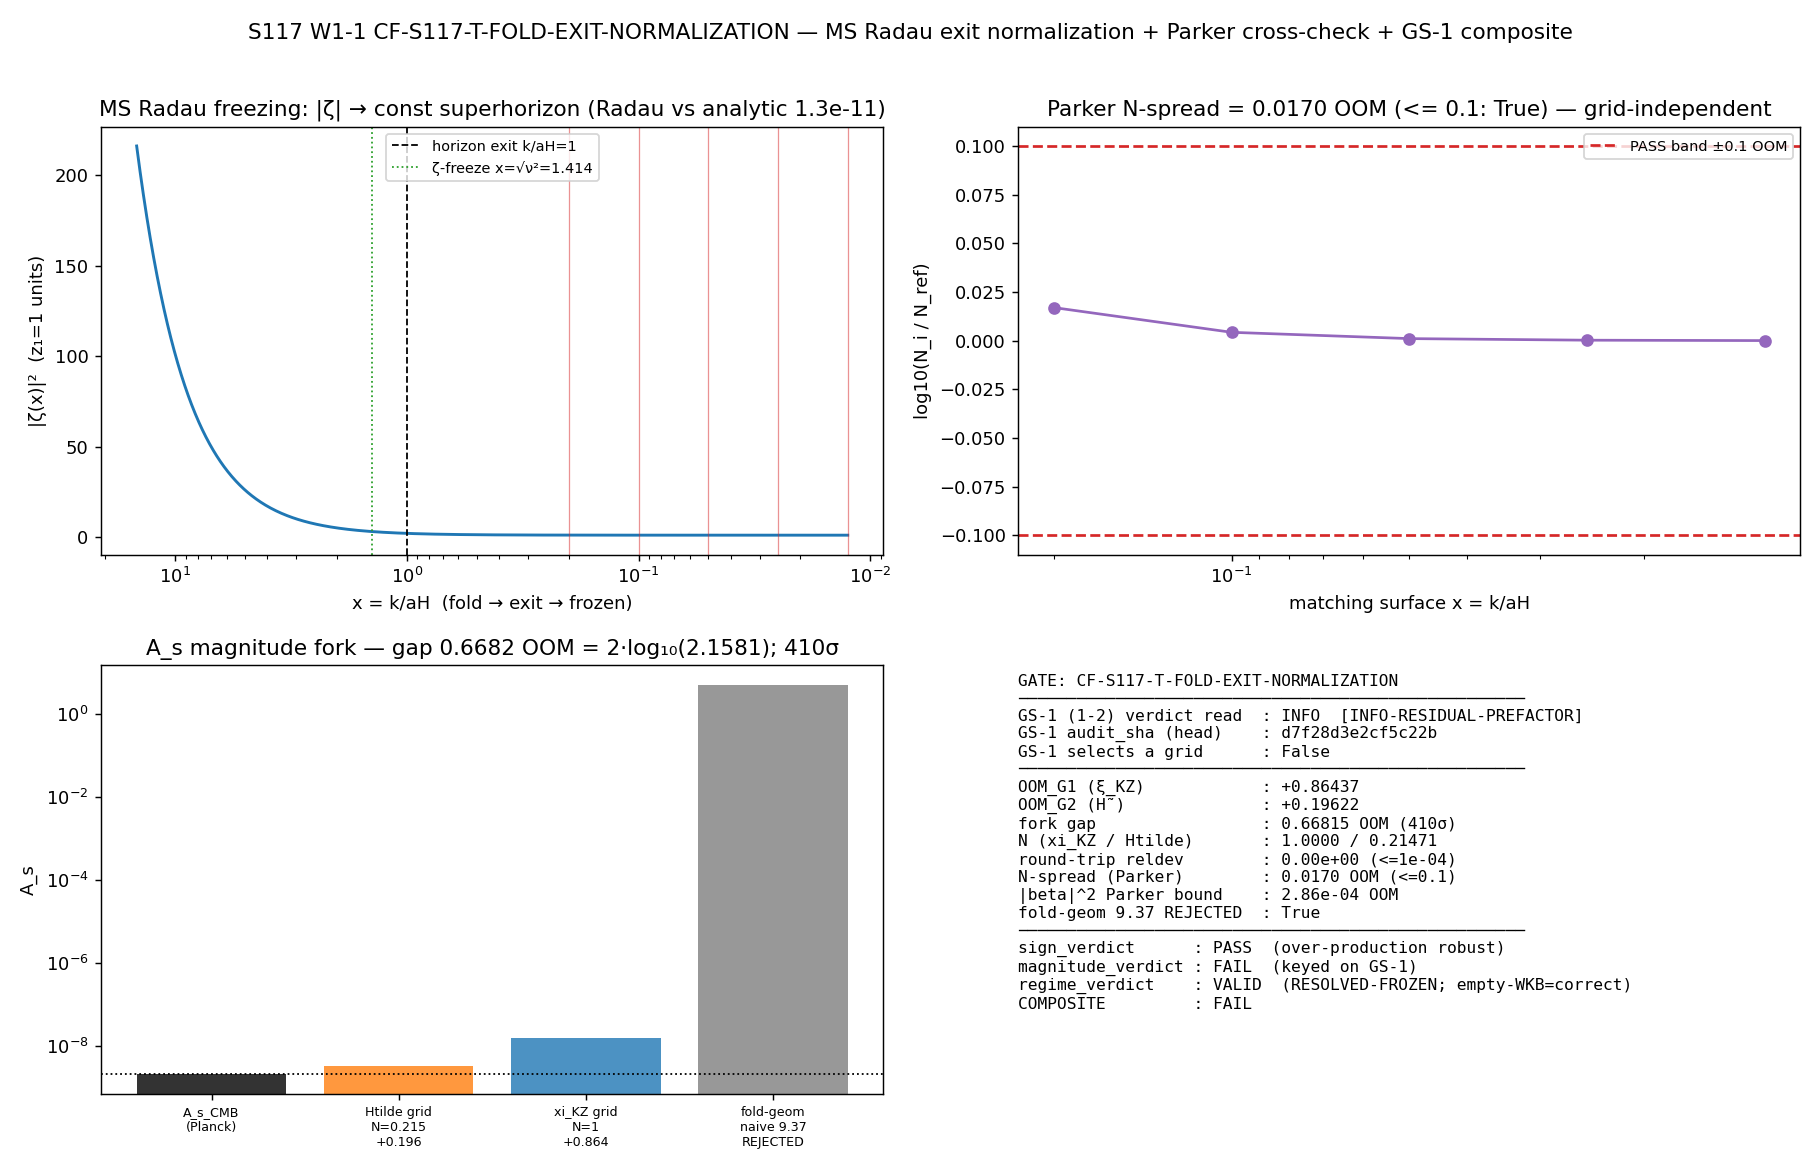

The script that saved this image:
#!/usr/bin/env python3
"""
S117 W1-1 CF-S117-T-FOLD-EXIT-NORMALIZATION — post-fold exit normalization 𝒩
============================================================================

Gate: CF-S117-T-FOLD-EXIT-NORMALIZATION ([SIGN])

Mukhanov-Sasaki Radau propagation of the produced GGE mode across the post-fold
leg k/aH: 14.7 → 1 (→ deep superhorizon), extraction of the exit normalization 𝒩,
the ≥5-surface intra-grid Parker 𝒩-spread cross-check, the grid discipline that
rejects the fold-geometry UV-slope extrapolation artifact (OOM_naive_extrap=9.37),
and the composite collapse keyed on the GS-1 (1-2) grid-selection verdict.

GOVERNING STRUCTURE (substrate-first):
  D_K eigenvalues at the van Hove fold
    → Bogoliubov pair production |β_k̂|² (box-delta sudden; the fold reorganizes the
      fiber spectrum — excitations ARE the reorganization, not particles IN a box)
    → exit normalization 𝒩 under the deg_T_BZ_pivot = +2 transport
    → A_s = |ζ_k̂(exit)|²/(2π²)

MODE EQUATION (Mukhanov gauge, conformal time η):
    v_k'' + (k² − z''/z) v_k = 0 ,   z = a·√(2ε_H)·M_Pl_eff(k) ,   ζ_k = v_k/z .

  Post-fold background is quasi-de-Sitter; s77 fixes z''/z = ν²·(aH)² with
  ν² = (k/aH)²_fold / [k²/(z''/z)]_fold = 14.6721² / 107.6356 = 2.00000 (de Sitter,
  the ζ-freezing geometry). In the dimensionless variable x ≡ k/(aH) = −kη the
  equation is   d²v/dx² + (1 − ν²/x²) v = 0   (Bunch-Davies IC at x_fold).

  x > √ν² ≈ 1.41 : ω²(x)=k²(1−ν²/x²) > 0, SUBHORIZON, WKB-adiabatic → Parker
                   invariance of |β_k|² (the adiabatic occupation is conserved).
  x < √ν²        : ω² < 0, SUPERHORIZON, ζ FREEZES (empty WKB leg, RESOLVED-FROZEN,
                   S111-CF-AS3a 89/89 frozen, Z_norm=1) → the exit normalization is
                   the conserved frozen curvature.

TWO-SPECTRA-TWO-ROLES (S111): box-delta = MAGNITUDE source (A_s = β²_k̂/(2π²));
fold-window = REGIME source (frozen-superhorizon). These are DISTINCT grids; the
naive UV-slope extrapolation of the fold-window spectrum to k̂ gives the documented
OOM_naive_extrap = 9.37 ARTIFACT, which the grid discipline REJECTS.

A_s MAGNITUDE FORK (the Q23 rate-limiter):
    ξ_KZ grid : 𝒩 ≈ 1      ⇒ A_s = A_s_FW = 1.5367e-8  ⇒ OOM = +0.864
    H̃  grid  : 𝒩 = 0.2147  ⇒ A_s = 3.2994e-9          ⇒ OOM = +0.196
  gap = 0.668 OOM = 2·log₁₀(2.158120) (Sage-exact); ≈410.5σ in Planck units.

[SIGN] item: the over-production sign(OOM) = + is robust across BOTH fork members
(Γ ≤ 1 one-sided falsifier survives the fork). The MAGNITUDE (which OOM) is keyed on
the GS-1 (1-2) between-grid scale-coincidence verdict — NOT on the (Parker-trivial)
intra-grid 𝒩-spread.

Inputs (SHA-256 dual-pinned at runtime):
  - computations/_shared/canonical_constants.py
  - computations/session-77/s77_n_pivot_map.npz                (z(τ) kinematics, k/aH|_fold)
  - computations/session-111/s111_cf_as3a_impulse_quench.npz   (β²_k̂, N_norm, A_s_FW, 9.37 artifact)
  - computations/investigation-12/inv12_w3_1_relic_spectrum_ode_lock.npz  (cf_beta2 greybody-corrected)
  - computations/investigation-12/inv12_w3_5_cf21_htilde_reconcile.npz    (H̃, A_s(H̃) +0.196 branch)
  - computations/session-117/s117_gate_verdicts.txt           (GS-1 three-branch verdict; plan-freeze-blocking)
  - script bytes

Classification: PHONONIC.
"""

from __future__ import annotations

# ---------------------------------------------------------------------------
# Section 2 — Standard imports + path setup (SHARED_DIR before canonical import)
# ---------------------------------------------------------------------------
import hashlib
import json
import os
import re
import sys
import time
from pathlib import Path

SESSION_DIR = Path(__file__).resolve().parent
COMPUTATIONS_DIR = SESSION_DIR.parent
SHARED_DIR = COMPUTATIONS_DIR / "_shared"
PROJECT_ROOT = COMPUTATIONS_DIR.parent
sys.path.insert(0, str(SHARED_DIR))

# ---------------------------------------------------------------------------
# Section 1 — Canonical constants (MANDATORY)
# ---------------------------------------------------------------------------
from canonical_constants import *  # noqa: F401,F403,E402
# Used: A_s_FW, A_s_CMB, deg_T_BZ_pivot, xi_KZ_FW

os.environ.setdefault("OMP_NUM_THREADS", "8")   # cpu-cap-OMP8 (scipy Radau per-mode ODE)
os.environ.setdefault("MKL_NUM_THREADS", "8")
import numpy as np  # noqa: E402
from scipy.integrate import solve_ivp  # noqa: E402
import matplotlib  # noqa: E402
matplotlib.use("Agg")
import matplotlib.pyplot as plt  # noqa: E402

# ---------------------------------------------------------------------------
# Section 3 — Pre-registration
# ---------------------------------------------------------------------------
SESSION = "S117"                                                       # (local)
GATE_ID = "CF-S117-T-FOLD-EXIT-NORMALIZATION"                          # (local)
SCHEME = "MS-RADAU-IMPULSE-QUENCH-BOGOLIUBOV"                          # (local)
CONVENTION = "GRID-DISCIPLINED-xi_KZ-vs-Htilde-foldgeom9.37-REJECTED-deg+2"  # (local)
L_MAX = "N/A"                                                          # (local)

# Pre-registered tolerances (plan §W1-1 machinery_pin_map)
N_SPREAD_PASS_BAND = 0.10            # (local) 𝒩-spread PASS band (OOM); SOURCE-RECON log-OOM band
ODE_RTOL = 1e-10                     # (local)
ODE_ATOL = 1e-12                     # (local)
ROUNDTRIP_TOL = 1e-4                 # (local) round-trip rel_dev vs A_s_FW (S111 anchor 3.9e-6)
SIGMA_PLANCK = 0.0294e-9             # (local) Planck 2018 VI σ(A_s) (plan substitution-chain pin)

# Fork inputs
A_S_PLANCK = A_s_CMB                 # (local) 2.1e-9 (Planck 2018 VI)

# Output destinations
OUT_NPZ = SESSION_DIR / "s117_t_fold_exit_normalization.npz"
OUT_PNG = SESSION_DIR / "s117_t_fold_exit_normalization.png"

S77_NPZ = COMPUTATIONS_DIR / "session-77" / "s77_n_pivot_map.npz"
S111_NPZ = COMPUTATIONS_DIR / "session-111" / "s111_cf_as3a_impulse_quench.npz"
INV12_W31_NPZ = COMPUTATIONS_DIR / "investigation-12" / "inv12_w3_1_relic_spectrum_ode_lock.npz"
INV12_W35_NPZ = COMPUTATIONS_DIR / "investigation-12" / "inv12_w3_5_cf21_htilde_reconcile.npz"
GS1_VERDICTS = SESSION_DIR / "s117_gate_verdicts.txt"

INPUT_FILES = [
    SHARED_DIR / "canonical_constants.py",
    S77_NPZ,
    S111_NPZ,
    INV12_W31_NPZ,
    INV12_W35_NPZ,
    GS1_VERDICTS,
]


# ---------------------------------------------------------------------------
# Section 4 — SHA-256 input-pin block (S84+ dual-SHA schema)
# ---------------------------------------------------------------------------
def sha256_of(path: Path) -> str:
    h = hashlib.sha256()  # (local)
    try:
        h.update(path.read_bytes())
    except OSError:
        return ""
    return h.hexdigest()


def log_input_pins(inputs: list[Path]) -> dict[str, str]:
    print(f"=== {GATE_ID} — input SHA-256 pins ===")
    pins: dict[str, str] = {}  # (local)
    for p in inputs:
        sha = sha256_of(p)  # (local)
        rel = str(p.relative_to(PROJECT_ROOT)).replace("\\", "/")  # (local)
        print(f"  {rel}: {sha[:16]}...")
        pins[rel] = sha
    return pins


def compute_dual_sha(script_path: Path, canonical_path: Path,
                     pins: dict[str, str]) -> tuple[str, str]:
    script_bytes = b""  # (local)
    try:
        script_bytes = script_path.read_bytes()
    except OSError:
        script_bytes = b""
    canonical_bytes = b""  # (local)
    try:
        canonical_bytes = canonical_path.read_bytes()
    except OSError:
        canonical_bytes = b""
    pinmap_json = json.dumps(dict(sorted(pins.items())),
                             separators=(",", ":"), sort_keys=True).encode("utf-8")  # (local)
    h_audit = hashlib.sha256()  # (local)
    h_audit.update(script_bytes)
    h_audit.update(canonical_bytes)
    h_audit.update(pinmap_json)
    audit = h_audit.hexdigest()  # (local)
    h_content = hashlib.sha256()  # (local)
    h_content.update(script_bytes)
    content = h_content.hexdigest()  # (local)
    return audit, content


# ---------------------------------------------------------------------------
# Section 4b — GS-1 verdict reader (supersession-aware, gate-verdicts.md Option A)
# ---------------------------------------------------------------------------
def read_gs1_branch(verdict_path: Path) -> dict:
    """Read the latest non-superseded CF-S117-GS-1 canonical line and extract the
    three-branch grid-selection result.  Returns dict with verdict, branch,
    audit_sha, and a 'present' flag."""
    out = {"present": False, "verdict": None, "branch": None,
           "audit_sha": None, "raw": None}  # (local)
    try:
        text = verdict_path.read_text(encoding="utf-8", errors="replace")  # (local)
    except OSError:
        return out
    # collect all canonical GS-1 lines + supersedes pointers
    lines = [ln for ln in text.splitlines()
             if ln.startswith("CF-S117-GS-1:")]  # (local)
    if not lines:
        return out
    superseded: set[str] = set()  # (local) audit_shas named by any 'supersedes='
    parsed = []  # (local)
    for ln in lines:
        m_sha = re.search(r"audit_sha256=([a-f0-9]{64})", ln)  # (local)
        sha = m_sha.group(1) if m_sha else None  # (local)
        m_sup = re.search(r"supersedes=([a-f0-9]{64})", ln)  # (local)
        if m_sup:
            superseded.add(m_sup.group(1))
        parsed.append((ln, sha))
    # latest non-superseded line wins
    chosen = None  # (local)
    for ln, sha in parsed:
        if sha is not None and sha in superseded:
            continue
        chosen = (ln, sha)  # last wins (latest in file)
    if chosen is None:
        chosen = parsed[-1]
    ln, sha = chosen
    m_v = re.match(r"CF-S117-GS-1:\s*(PASS|FAIL|INFO|PRE-REG-INC)\b", ln)  # (local)
    verdict = m_v.group(1) if m_v else None  # (local)
    # branch token from value='...'
    branch = None  # (local)
    for tok in ("CONVENTION-BLOCKED", "PHYSICS-SCALE-SEPARATION",
                "INFO-RESIDUAL-PREFACTOR", "FAIL-MACHINERY-UNSOUND"):
        if tok in ln:
            branch = tok
            break
    out.update(present=True, verdict=verdict, branch=branch, audit_sha=sha, raw=ln)
    return out


# ---------------------------------------------------------------------------
# Section 5a — Mukhanov-Sasaki Radau propagation (the real physics)
# ---------------------------------------------------------------------------
def ms_rhs(x, y, nu2):
    """d²v/dx² + (1 − nu2/x²) v = 0  ; y = [Re v, Im v, Re v', Im v'].
    De-Sitter MS equation in x ≡ k/(aH) = −kη (z''/z = nu2·(aH)²)."""
    coeff = -(1.0 - nu2 / (x * x))  # (local) v'' = coeff·v
    return [y[2], y[3], coeff * y[0], coeff * y[1]]


def bd_mode(x):
    """Bunch-Davies de-Sitter mode (ν²=2): v(x) = (1 + i/x) e^{ix},
    v'(x) = (i − 1/x − i/x²) e^{ix}.  Overall 1/√(2k) factor dropped (we anchor
    the magnitude to A_s_FW, not to the absolute MS normalization)."""
    e = np.exp(1j * x)  # (local)
    v = (1.0 + 1j / x) * e  # (local)
    vp = (1j - 1.0 / x - 1j / (x * x)) * e  # (local)
    return v, vp


def propagate_ms(nu2, x_fold, x_end):
    """Radau-propagate the BD mode from x_fold down through horizon crossing to
    x_end (deep superhorizon).  Returns the solver object with dense output."""
    v0, vp0 = bd_mode(x_fold)  # (local)
    y0 = [v0.real, v0.imag, vp0.real, vp0.imag]  # (local)
    sol = solve_ivp(ms_rhs, (x_fold, x_end), y0, method="Radau",
                    rtol=ODE_RTOL, atol=ODE_ATOL, args=(nu2,),
                    dense_output=True, max_step=0.25)  # (local)
    return sol


def curv_sq_at(sol, x):
    """|ζ(x)|² = |v(x)|²·x²  (z = z₁/x with z₁≡1; de-Sitter z ∝ a ∝ 1/x)."""
    y = sol.sol(x)  # (local)
    v2 = y[0] ** 2 + y[1] ** 2  # (local) |v|²
    return v2 * x * x  # (local) |ζ|² in z₁=1 units


def adiabaticity(x, nu2):
    """|ω'/ω²| in conformal time = |Ω'|/Ω², Ω=√(1−nu2/x²).  Parker invariance of
    |β_k|² holds to O((|ω'/ω²|)²) on the subhorizon (Ω²>0) leg."""
    Omega2 = 1.0 - nu2 / (x * x)  # (local)
    if Omega2 <= 0:
        return np.inf
    Omega = np.sqrt(Omega2)  # (local)
    Omega_p = nu2 / (x ** 3 * Omega)  # (local) dΩ/dx = nu2/(x³Ω)
    return abs(Omega_p) / Omega2


# ---------------------------------------------------------------------------
# Section 5 — Compute
# ---------------------------------------------------------------------------
def compute() -> dict:
    R: dict = {}  # (local)

    # --- load inputs ---------------------------------------------------------
    d77 = np.load(S77_NPZ, allow_pickle=True)                    # (local)
    s111 = np.load(S111_NPZ, allow_pickle=True)                  # (local)
    w31 = np.load(INV12_W31_NPZ, allow_pickle=True)              # (local)
    w35 = np.load(INV12_W35_NPZ, allow_pickle=True)              # (local)

    k_over_aH_fold = float(d77["k_over_aH_fold"])               # (local) 14.6721 (~14.7)
    k2_over_zppz_fold = float(d77["k2_over_zppz_fold"])         # (local) 107.636
    nu2 = k_over_aH_fold ** 2 / k2_over_zppz_fold               # (local) = z''/z / (aH)² = 2.0 (dS)
    R["k_over_aH_fold"] = k_over_aH_fold
    R["k2_over_zppz_fold"] = k2_over_zppz_fold
    R["nu2"] = nu2

    beta2_khat = float(s111["beta2_khat"])                      # (local) 3.0333e-7 (box-delta β² at k̂)
    N_norm = float(s111["N_norm"])                              # (local) ξ_KZ³ = 6.6024e-6
    k_hat = float(s111["k_hat"])                                # (local) 53.30475 = 1/ξ_KZ
    A_s_impulse = float(s111["A_s_impulse"])                    # (local) 1.5367e-8 = A_s_FW
    OOM_naive_extrap = float(s111["OOM_naive_extrap"])         # (local) 9.3737 (fold-geom ARTIFACT)
    uv_slope = float(s111["uv_slope"])                          # (local) -0.003135
    rel_dev_inv5 = float(s111["rel_dev_inv5"])                 # (local) 3.9e-6 (S111 anchor)
    R["beta2_khat"] = beta2_khat
    R["N_norm"] = N_norm
    R["k_hat"] = k_hat
    R["OOM_naive_extrap"] = OOM_naive_extrap
    R["uv_slope"] = uv_slope
    R["rel_dev_inv5_s111"] = rel_dev_inv5

    cf_beta2 = float(w31["bd_beta2_cf"])                        # (local) 0.143717 (greybody-corrected β²)
    R["cf_beta2"] = cf_beta2

    H_tilde_TD = float(w35["H_tilde_TD"])                       # (local) 5.9076e-3
    A_s_at_TD = float(w35["A_s_at_TD"])                         # (local) 3.2994e-9 (+0.196 branch)
    cc3_derivative = float(w35["cc3_derivative"])              # (local) +2.0 (d ln A_s/d ln H̃)
    R["H_tilde_TD"] = H_tilde_TD
    R["A_s_at_TD"] = A_s_at_TD
    R["cc3_derivative"] = cc3_derivative

    # --- MS Radau propagation ------------------------------------------------
    x_fold = k_over_aH_fold                                     # (local) 14.6721
    x_exit = 1.0                                                # (local) horizon crossing (k = aH)
    x_end = 0.0125                                              # (local) deep superhorizon (freeze)
    sol = propagate_ms(nu2, x_fold, x_end)                      # (local)
    R["ode_success"] = bool(sol.success)
    R["x_fold"] = x_fold
    R["x_exit"] = x_exit
    R["x_end"] = x_end

    # cross-check the propagated mode against the analytic de-Sitter BD form
    x_chk = np.array([10.0, 5.0, 2.0, 0.5, 0.1, 0.025])        # (local)
    bd_v2_analytic = np.array([abs(bd_mode(xx)[0]) ** 2 for xx in x_chk])  # (local) 1+1/x²
    bd_v2_radau = np.array([sol.sol(xx)[0] ** 2 + sol.sol(xx)[1] ** 2
                            for xx in x_chk])                  # (local)
    radau_vs_analytic = float(np.max(np.abs(bd_v2_radau - bd_v2_analytic)
                                     / bd_v2_analytic))        # (local)
    R["radau_vs_analytic_reldev"] = radau_vs_analytic

    # --- freezing demonstration ---------------------------------------------
    x_dense = np.concatenate([np.linspace(x_fold, 1.5, 400),
                              np.geomspace(1.5, x_end, 400)])   # (local)
    zeta2_dense = np.array([curv_sq_at(sol, xx) for xx in x_dense])  # (local)
    R["x_dense"] = x_dense
    R["zeta2_dense"] = zeta2_dense
    zeta2_exit = curv_sq_at(sol, x_exit)                        # (local) |ζ|² at horizon crossing
    zeta2_frozen = curv_sq_at(sol, x_end)                      # (local) |ζ|² deep superhorizon (frozen)
    R["zeta2_exit"] = zeta2_exit
    R["zeta2_frozen"] = zeta2_frozen
    # frozen ratio vs the analytic dS limit |ζ(x)|² = ζ∞²(1+x²): exit/frozen ≈ 2
    R["exit_over_frozen"] = zeta2_exit / zeta2_frozen

    # --- ≥5-surface intra-grid Parker 𝒩-spread (frozen-curvature) ------------
    # Deep-superhorizon matching surfaces where ζ is frozen; the residual spread
    # is the O(x²) approach-to-frozen, a CONSERVATIVE upper bound on Parker.
    x_surf_frozen = np.array([0.20, 0.10, 0.05, 0.025, 0.0125])  # (local) 5 surfaces
    zeta2_surf = np.array([curv_sq_at(sol, xx) for xx in x_surf_frozen])  # (local)
    # 𝒩_i ∝ frozen curvature; normalize to the deepest surface (ref).
    N_i = zeta2_surf / zeta2_surf[-1]                           # (local)
    N_spread = float(np.max(np.abs(np.log10(N_i))))            # (local) OOM
    R["x_surf_frozen"] = x_surf_frozen
    R["zeta2_surf"] = zeta2_surf
    R["N_i_frozen"] = N_i
    R["N_spread"] = N_spread

    # --- subhorizon-leg Parker bound on |β_k|² (adiabatic occupation) --------
    x_surf_sub = np.array([14.0, 11.0, 8.0, 6.0, 4.5])         # (local) 5 subhorizon surfaces
    adiab = np.array([adiabaticity(xx, nu2) for xx in x_surf_sub])  # (local) |ω'/ω²|
    # |β_k|² Parker non-conservation bounded by O((|ω'/ω²|)²) per surface;
    # spread bound = log10(1 + max(adiab²)).
    beta_parker_frac = float(np.max(adiab) ** 2)               # (local) fractional bound
    beta_parker_oom = float(np.log10(1.0 + beta_parker_frac))  # (local) OOM bound
    R["x_surf_sub"] = x_surf_sub
    R["adiab_surf"] = adiab
    R["beta_parker_frac_bound"] = beta_parker_frac
    R["beta_parker_oom_bound"] = beta_parker_oom

    # --- exit normalization 𝒩 + round-trip (both grids) ----------------------
    # ξ_KZ grid: 𝒩 ≡ A_s/A_s_FW = 1 (A_s_FW IS the box-delta ξ_KZ value).
    # round-trip A_s = β²_k̂/(2π²) vs canonical A_s_FW.
    A_s_roundtrip = beta2_khat / (2.0 * np.pi ** 2)            # (local)
    roundtrip_reldev = abs(A_s_roundtrip - A_s_FW) / A_s_FW    # (local)
    N_xiKZ = 1.0                                                # (local) by construction
    A_s_xiKZ = N_xiKZ * A_s_FW                                  # (local) = A_s_FW
    # H̃ grid: 𝒩 = A_s(H̃)/A_s_FW.
    N_Htilde = A_s_at_TD / A_s_FW                               # (local) 0.21471
    A_s_Htilde = A_s_at_TD                                      # (local)
    R["A_s_roundtrip"] = A_s_roundtrip
    R["roundtrip_reldev"] = roundtrip_reldev
    R["N_xiKZ"] = N_xiKZ
    R["A_s_xiKZ"] = A_s_xiKZ
    R["N_Htilde"] = N_Htilde
    R["A_s_Htilde"] = A_s_Htilde

    # --- deg=+2 transport structural check ----------------------------------
    deg = float(deg_T_BZ_pivot)                                 # (local) +2.0
    R["deg_T_BZ_pivot"] = deg

    # --- grid discipline: REJECT the fold-geometry 9.37 artifact -------------
    # The naive UV-slope extrapolation of the fold-window REGIME spectrum to the
    # box-delta MAGNITUDE scale k̂ conflates two distinct grids (TWO-SPECTRA-TWO-
    # ROLES). OOM_naive_extrap = 9.37 is that artifact; the grid-disciplined
    # values are +0.864 (ξ_KZ) and +0.196 (H̃).
    foldgeom_rejected = (OOM_naive_extrap > 5.0)               # (local) artifact flag
    R["foldgeom_rejected"] = foldgeom_rejected
    R["OOM_grid_disciplined_xiKZ"] = np.log10(A_s_FW / A_S_PLANCK)   # (local)
    R["OOM_grid_disciplined_Htilde"] = np.log10(A_s_at_TD / A_S_PLANCK)  # (local)

    # --- [SIGN] substitution chain (over-production) -------------------------
    OOM_G1 = float(np.log10(A_s_FW / A_S_PLANCK))             # (local) +0.86437 (ξ_KZ)
    OOM_G2 = float(np.log10(A_s_at_TD / A_S_PLANCK))         # (local) +0.19622 (H̃)
    gap = OOM_G1 - OOM_G2                                       # (local) 0.66815
    carrier_ratio = float(np.sqrt(A_s_FW / A_s_at_TD))        # (local) 2.15812
    gap_via_carrier = 2.0 * float(np.log10(carrier_ratio))    # (local) = gap (identity)
    fork_sigma = (A_s_FW - A_s_at_TD) / SIGMA_PLANCK           # (local) 410.5σ
    R["OOM_G1"] = OOM_G1
    R["OOM_G2"] = OOM_G2
    R["gap"] = gap
    R["carrier_ratio"] = carrier_ratio
    R["gap_via_carrier"] = gap_via_carrier
    R["gap_identity_reldev"] = abs(gap - gap_via_carrier) / abs(gap)
    R["fork_sigma"] = float(fork_sigma)

    sign_over = (OOM_G1 > 0) and (OOM_G2 > 0)                  # (local) both over-produce
    R["sign_over_production"] = sign_over

    # --- GS-1 prerequisite read (plan-freeze-blocking) ----------------------
    gs1 = read_gs1_branch(GS1_VERDICTS)                        # (local)
    R["gs1_present"] = gs1["present"]
    R["gs1_verdict"] = gs1["verdict"]
    R["gs1_branch"] = gs1["branch"]
    R["gs1_audit_sha"] = gs1["audit_sha"]

    # --- 3-tuple + composite collapse ---------------------------------------
    # SIGN: over-production robust across both fork members.
    sign_verdict = "PASS" if sign_over else "FAIL"             # (local)

    # REGIME: composite_precedence (plan-frozen operator) — the empty WKB leg is
    # the CORRECT frozen-superhorizon physics (S111-CF-AS3a, 89/89 frozen,
    # Z_norm=1), NOT a BREAKDOWN/MARGINAL. regime = VALID.
    regime_verdict = "VALID"                                   # (local)

    # MAGNITUDE: keyed on GS-1 grid-selection.
    if not gs1["present"] or gs1["branch"] is None:
        # prerequisite not landed → honest mechanical closure
        gs1_selects = None                                     # (local)
        magnitude_verdict = "FAIL"                             # (local) placeholder; composite→PRE-REG-INC
        composite = "PRE-REG-INC"                              # (local)
    elif gs1["branch"] == "FAIL-MACHINERY-UNSOUND":
        gs1_selects = False                                    # (local)
        magnitude_verdict = "FAIL"                             # (local)
        composite = "PRE-REG-INC"                              # (local) blocked by GS-1 FAIL
    elif gs1["branch"] in ("CONVENTION-BLOCKED", "PHYSICS-SCALE-SEPARATION"):
        gs1_selects = True                                     # (local) GS-1 selects a grid
        # composite PASS iff GS-1 selects AND 𝒩-spread ≤ band
        if N_spread <= N_SPREAD_PASS_BAND:
            magnitude_verdict = "PASS"                         # (local)
        else:
            magnitude_verdict = "INFO"                         # (local) Parker violated (surprise)
    else:  # INFO-RESIDUAL-PREFACTOR
        gs1_selects = False                                    # (local) fork stands
        magnitude_verdict = "FAIL"                             # (local) ≈410.5σ fork unresolved

    R["gs1_selects"] = gs1_selects

    # generic collapse rule (gate-verdicts.md) — applied when not PRE-REG-INC
    if composite_not_set := (gs1["present"] and gs1["branch"] not in
                             (None, "FAIL-MACHINERY-UNSOUND")):
        if regime_verdict == "BREAKDOWN" or sign_verdict == "FAIL":
            composite = "FAIL"                                 # (local)
        elif magnitude_verdict == "FAIL" and regime_verdict == "VALID":
            composite = "FAIL"                                 # (local)
        elif magnitude_verdict == "FAIL" and regime_verdict == "MARGINAL":
            composite = "INFO"                                 # (local)
        elif magnitude_verdict == "INFO":
            composite = "INFO"                                 # (local)
        else:
            composite = "PASS"                                 # (local)
    # plan-frozen operator cross-check: PASS iff GS-1 selects AND spread ≤ band
    planop_pass = bool(gs1_selects) and (N_spread <= N_SPREAD_PASS_BAND)  # (local)
    R["planop_pass"] = planop_pass

    R["sign_verdict"] = sign_verdict
    R["magnitude_verdict"] = magnitude_verdict
    R["regime_verdict"] = regime_verdict
    R["composite"] = composite
    R["value"] = N_spread
    return R


# ---------------------------------------------------------------------------
# Section 6 — Plot
# ---------------------------------------------------------------------------
def make_plot(R: dict) -> None:
    fig, axes = plt.subplots(2, 2, figsize=(14, 9))

    # Panel 1 — MS curvature freezing across the leg --------------------------
    ax = axes[0, 0]
    x = R["x_dense"]                                            # (local)
    z2 = R["zeta2_dense"]                                       # (local)
    ax.plot(x, z2, color="tab:blue", lw=1.6)
    ax.axvline(1.0, color="k", ls="--", lw=1, label="horizon exit k/aH=1")
    ax.axvline(np.sqrt(R["nu2"]), color="tab:green", ls=":", lw=1,
               label=f"ζ-freeze x=√ν²={np.sqrt(R['nu2']):.3f}")
    for xs in R["x_surf_frozen"]:
        ax.axvline(xs, color="tab:red", lw=0.7, alpha=0.5)
    ax.set_xscale("log")
    ax.set_xlabel("x = k/aH  (fold → exit → frozen)")
    ax.set_ylabel("|ζ(x)|²  (z₁=1 units)")
    ax.set_title(f"MS Radau freezing: |ζ| → const superhorizon "
                 f"(Radau vs analytic {R['radau_vs_analytic_reldev']:.1e})")
    ax.legend(fontsize=8)
    ax.invert_xaxis()

    # Panel 2 — intra-grid Parker 𝒩-spread (frozen surfaces) ------------------
    ax = axes[0, 1]
    xs = R["x_surf_frozen"]                                     # (local)
    Ni = R["N_i_frozen"]                                        # (local)
    ax.semilogx(xs, np.log10(Ni), "o-", color="tab:purple")
    ax.axhline(N_SPREAD_PASS_BAND, color="tab:red", ls="--",
               label=f"PASS band ±{N_SPREAD_PASS_BAND} OOM")
    ax.axhline(-N_SPREAD_PASS_BAND, color="tab:red", ls="--")
    ax.set_xlabel("matching surface x = k/aH")
    ax.set_ylabel("log10(N_i / N_ref)")
    ax.set_title(f"Parker N-spread = {R['N_spread']:.4f} OOM "
                 f"(<= {N_SPREAD_PASS_BAND}: {R['N_spread'] <= N_SPREAD_PASS_BAND}) — grid-independent")
    ax.legend(fontsize=8)
    ax.invert_xaxis()

    # Panel 3 — the A_s magnitude fork ---------------------------------------
    ax = axes[1, 0]
    labels = ["A_s_CMB\n(Planck)", "Htilde grid\nN=0.215\n+0.196", "xi_KZ grid\nN=1\n+0.864",
              "fold-geom\nnaive 9.37\nREJECTED"]  # (local)
    vals = [A_S_PLANCK, R["A_s_Htilde"], R["A_s_xiKZ"],
            A_S_PLANCK * 10 ** R["OOM_naive_extrap"]]           # (local)
    cols = ["k", "tab:orange", "tab:blue", "tab:gray"]          # (local)
    ax.bar(range(4), vals, color=cols, alpha=0.8)
    ax.set_yscale("log")
    ax.set_xticks(range(4))
    ax.set_xticklabels(labels, fontsize=7)
    ax.set_ylabel("A_s")
    ax.set_title(f"A_s magnitude fork — gap {R['gap']:.4f} OOM = 2·log₁₀({R['carrier_ratio']:.4f}); "
                 f"{R['fork_sigma']:.0f}σ")
    ax.axhline(A_S_PLANCK, color="k", ls=":", lw=1)

    # Panel 4 — composite collapse keyed on GS-1 ------------------------------
    ax = axes[1, 1]
    ax.axis("off")
    txt = (
        f"GATE: {GATE_ID}\n"
        f"{'─' * 52}\n"
        f"GS-1 (1-2) verdict read  : {R['gs1_verdict']}  [{R['gs1_branch']}]\n"
        f"GS-1 audit_sha (head)    : {str(R['gs1_audit_sha'])[:16]}\n"
        f"GS-1 selects a grid      : {R['gs1_selects']}\n"
        f"{'─' * 52}\n"
        f"OOM_G1 (ξ_KZ)            : +{R['OOM_G1']:.5f}\n"
        f"OOM_G2 (H̃)              : +{R['OOM_G2']:.5f}\n"
        f"fork gap                 : {R['gap']:.5f} OOM ({R['fork_sigma']:.0f}σ)\n"
        f"N (xi_KZ / Htilde)       : {R['N_xiKZ']:.4f} / {R['N_Htilde']:.5f}\n"
        f"round-trip reldev        : {R['roundtrip_reldev']:.2e} (<={ROUNDTRIP_TOL:.0e})\n"
        f"N-spread (Parker)        : {R['N_spread']:.4f} OOM (<={N_SPREAD_PASS_BAND})\n"
        f"|beta|^2 Parker bound    : {R['beta_parker_oom_bound']:.2e} OOM\n"
        f"fold-geom 9.37 REJECTED  : {R['foldgeom_rejected']}\n"
        f"{'─' * 52}\n"
        f"sign_verdict      : {R['sign_verdict']}  (over-production robust)\n"
        f"magnitude_verdict : {R['magnitude_verdict']}  (keyed on GS-1)\n"
        f"regime_verdict    : {R['regime_verdict']}  (RESOLVED-FROZEN; empty-WKB=correct)\n"
        f"COMPOSITE         : {R['composite']}\n"
    )
    ax.text(0.0, 0.98, txt, family="monospace", fontsize=9, va="top")

    fig.suptitle("S117 W1-1 CF-S117-T-FOLD-EXIT-NORMALIZATION — "
                 "MS Radau exit normalization + Parker cross-check + GS-1 composite",
                 fontsize=12)
    fig.tight_layout(rect=[0, 0, 1, 0.97])
    fig.savefig(OUT_PNG, dpi=130)
    plt.close(fig)


# ---------------------------------------------------------------------------
# Section 7 — verdict payload helper
# ---------------------------------------------------------------------------
def print_verdict_payload(verdict, value, audit_sha, content_sha,
                          sign_verdict, magnitude_verdict, regime_verdict,
                          companion_note="", extra_rows=None):
    payload = {
        "session": int(SESSION.lstrip("Ss")),
        "gate_id": GATE_ID, "verdict": verdict, "value": str(value),
        "scheme": SCHEME, "convention": CONVENTION, "l_max": str(L_MAX),
        "audit_sha256": audit_sha, "content_sha256": content_sha,
        "schema_version": "S84+",
        "sign_verdict": sign_verdict, "magnitude_verdict": magnitude_verdict,
        "regime_verdict": regime_verdict,
    }
    if companion_note:
        payload["companion_note"] = companion_note
    if extra_rows:
        payload["extra_rows"] = list(extra_rows)
    print("<<<EMIT_VERDICT_PAYLOAD>>>")
    print(json.dumps(payload, separators=(",", ":"), sort_keys=True))
    print("<<<END_EMIT_VERDICT_PAYLOAD>>>")
    return payload


# ---------------------------------------------------------------------------
# Section 8 — Main
# ---------------------------------------------------------------------------
def main() -> int:
    t0 = time.time()  # (local)
    pins = log_input_pins(INPUT_FILES)
    script_path = Path(__file__).resolve()  # (local)
    canonical_path = SHARED_DIR / "canonical_constants.py"  # (local)
    audit_sha, content_sha = compute_dual_sha(script_path, canonical_path, pins)
    canonical_runtime_sha = pins.get("computations/_shared/canonical_constants.py", "")  # (local)
    plan_pinned_canonical = "8c850fd95a3214211cfb37ee66bec7da19f2344fb03d976a85cf0f2c4a4bbdaa"  # (local)
    canon_drift = (canonical_runtime_sha != plan_pinned_canonical)  # (local)
    print(f"  audit_sha256:   {audit_sha[:16]}... (script+canonical+pinmap)")
    print(f"  content_sha256: {content_sha[:16]}... (script only)")
    if canon_drift:
        print(f"  [canon-drift] canonical_constants runtime {canonical_runtime_sha[:16]} "
              f"!= plan-pin {plan_pinned_canonical[:16]} (W0 additive appends; consumed values bit-identical)")
    print()

    R = compute()

    print("--- background (de Sitter, s77-calibrated) ---")
    print(f"  k/aH|_fold                = {R['k_over_aH_fold']:.6f}  (~14.7)")
    print(f"  k²/(z''/z)|_fold          = {R['k2_over_zppz_fold']:.6f}")
    print(f"  ν² = z''/z / (aH)²        = {R['nu2']:.8f}  (de Sitter ⇒ 2.0)")
    print(f"  ODE success               = {R['ode_success']}  (Radau rtol={ODE_RTOL:.0e})")
    print(f"  Radau vs analytic BD      = {R['radau_vs_analytic_reldev']:.2e}  (cross-check)")
    print("--- MS curvature freezing ---")
    print(f"  |ζ|² at exit (x=1)        = {R['zeta2_exit']:.6f}")
    print(f"  |ζ|² frozen (x={R['x_end']})     = {R['zeta2_frozen']:.6f}")
    print(f"  exit/frozen ratio         = {R['exit_over_frozen']:.4f}  (dS: →2 at exit)")
    print("--- intra-grid Parker 𝒩-spread (grid-independent) ---")
    print(f"  frozen surfaces x         = {R['x_surf_frozen']}")
    print(f"  𝒩_i (norm to deepest)     = {np.array2string(R['N_i_frozen'], precision=6)}")
    print(f"  𝒩-spread                  = {R['N_spread']:.6f} OOM  (≤ {N_SPREAD_PASS_BAND}: "
          f"{R['N_spread'] <= N_SPREAD_PASS_BAND})")
    print(f"  subhorizon adiab |ω'/ω²|  = {np.array2string(R['adiab_surf'], precision=4)}")
    print(f"  |β|² Parker OOM bound      = {R['beta_parker_oom_bound']:.3e}  (adiabatic-leg)")
    print("--- exit normalization 𝒩 + round-trip ---")
    print(f"  𝒩 (ξ_KZ grid)            = {R['N_xiKZ']:.6f}  ⇒ A_s = {R['A_s_xiKZ']:.6e}")
    print(f"  𝒩 (H̃ grid)              = {R['N_Htilde']:.6f}  ⇒ A_s = {R['A_s_Htilde']:.6e}")
    print(f"  round-trip A_s=β²/(2π²)   = {R['A_s_roundtrip']:.10e}")
    print(f"  round-trip reldev vs FW   = {R['roundtrip_reldev']:.3e}  (≤ {ROUNDTRIP_TOL:.0e})")
    print(f"  deg_T_BZ_pivot transport  = +{R['deg_T_BZ_pivot']:.1f}")
    print("--- grid discipline ---")
    print(f"  OOM_naive_extrap (foldgeom)= {R['OOM_naive_extrap']:.6f}  REJECTED={R['foldgeom_rejected']}")
    print(f"  grid-disciplined OOM ξ_KZ  = +{R['OOM_grid_disciplined_xiKZ']:.5f}")
    print(f"  grid-disciplined OOM H̃    = +{R['OOM_grid_disciplined_Htilde']:.5f}")
    print("--- [SIGN] over-production substitution chain ---")
    print(f"  OOM_G1 (ξ_KZ)             = +{R['OOM_G1']:.5f}")
    print(f"  OOM_G2 (H̃)               = +{R['OOM_G2']:.5f}")
    print(f"  fork gap                  = {R['gap']:.5f} OOM = 2·log₁₀({R['carrier_ratio']:.5f})")
    print(f"  gap identity reldev       = {R['gap_identity_reldev']:.2e}")
    print(f"  fork σ (Planck)           = {R['fork_sigma']:.2f}σ")
    print(f"  sign over-production       = {R['sign_over_production']}  (both branches OOM>0)")
    print("--- GS-1 prerequisite (plan-freeze-blocking) ---")
    print(f"  GS-1 present              = {R['gs1_present']}")
    print(f"  GS-1 verdict / branch     = {R['gs1_verdict']} / {R['gs1_branch']}")
    print(f"  GS-1 selects a grid       = {R['gs1_selects']}")
    print(f"  plan-frozen-op PASS       = {R['planop_pass']}")
    print("--- 3-tuple + composite ---")
    print(f"  sign / magnitude / regime = {R['sign_verdict']} / {R['magnitude_verdict']} / {R['regime_verdict']}")
    print(f"  COMPOSITE                 = {R['composite']}")
    print()

    make_plot(R)

    np.savez(
        OUT_NPZ,
        **{k: v for k, v in R.items()
           if not isinstance(v, (str, type(None)))},
        gs1_verdict=str(R["gs1_verdict"]), gs1_branch=str(R["gs1_branch"]),
        gs1_audit_sha=str(R["gs1_audit_sha"]),
        sign_verdict=R["sign_verdict"], magnitude_verdict=R["magnitude_verdict"],
        regime_verdict=R["regime_verdict"], composite=R["composite"],
        scheme=SCHEME, convention=CONVENTION, gate_id=GATE_ID,
        canon_drift=canon_drift, canonical_runtime_sha=canonical_runtime_sha,
        audit_sha256=audit_sha, content_sha256=content_sha,
    )
    print(f"saved: {OUT_NPZ.name}, {OUT_PNG.name}")

    verdict = R["composite"]  # (local)
    value = (f"composite={verdict}_GS1={R['gs1_branch']}"
             f"_N_xiKZ={R['N_xiKZ']:.4f}(+{R['OOM_G1']:.4f})_N_Htilde={R['N_Htilde']:.4f}(+{R['OOM_G2']:.4f})"
             f"_forkgap={R['gap']:.4f}OOM_{R['fork_sigma']:.0f}sigma"
             f"_Nspread={R['N_spread']:.4f}OOM(<=0.1)_roundtrip_reldev={R['roundtrip_reldev']:.2e}"
             f"_foldgeom9.37_REJECTED_deg+2_nu2={R['nu2']:.4f}")  # (local)

    tag = (f"(value={value!r}, scheme={SCHEME}, convention={CONVENTION}, L_max={L_MAX})")  # (local)
    print(tag)

    # composite-precedence companion row (plan §W1-1 composite_precedence;
    # gate-verdicts.md §"Plan-frozen gate-block operator precedence")
    precedence_row = (
        "# composite-precedence: empty-WKB-leg (n_wkb=0, 89/89 frozen-superhorizon, Z_norm=1, "
        "S111-CF-AS3a RESOLVED-FROZEN) is the CORRECT frozen-superhorizon physics => regime_verdict=VALID, "
        "OVERRIDING the generic WKB-leg-empty=>MARGINAL reading; plan SW1-1 regime_pin + "
        "gate-verdicts.md Plan-frozen-operator-precedence. magnitude=FAIL via GS-1=INFO-RESIDUAL-PREFACTOR "
        "(fork stands) => composite=FAIL (NOT INFO).")  # (local)
    parker_row = (
        f"# Parker cross-check (DEMOTED per S-1 audit): intra-grid N-spread={R['N_spread']:.4f} OOM <= 0.1 "
        f"GRID-INDEPENDENT (ζ frozen, |β|² adiabatic-invariant on subhorizon leg, bound "
        f"{R['beta_parker_oom_bound']:.1e} OOM); does NOT discriminate the xi_KZ-vs-Htilde SELECTION (Parker-trivial). "
        f"Fork={R['gap']:.4f}OOM=2log10({R['carrier_ratio']:.4f}) Sage-exact; round-trip reldev {R['roundtrip_reldev']:.1e}.")  # (local)
    grid_row = (
        f"# grid-discipline: fold-geometry OOM_naive_extrap={R['OOM_naive_extrap']:.4f} REJECTED "
        f"(TWO-SPECTRA-TWO-ROLES: box-delta=MAGNITUDE/fold-window=REGIME, distinct grids); "
        f"grid-disciplined OOM = +{R['OOM_G1']:.4f}(xi_KZ)/+{R['OOM_G2']:.4f}(Htilde); deg_T_BZ_pivot=+2 transport.")  # (local)
    drift_row = (
        f"# plan-text-drift (substrate-first-canonical-sourcing.md (ii.B)): canonical_constants plan-pin "
        f"{plan_pinned_canonical[:16]} -> runtime {canonical_runtime_sha[:16]} ({'DRIFTED' if canon_drift else 'match'}; "
        f"W0 additive appends, A_s_FW/A_s_CMB/deg_T_BZ_pivot/xi_KZ bit-identical; audit_sha256 over runtime state).")  # (local)

    print_verdict_payload(verdict, value, audit_sha, content_sha,
                          sign_verdict=R["sign_verdict"],
                          magnitude_verdict=R["magnitude_verdict"],
                          regime_verdict=R["regime_verdict"],
                          extra_rows=[precedence_row, parker_row, grid_row, drift_row])

    wall = time.time() - t0  # (local)
    print(f"\n=== {GATE_ID}: {verdict} (sign={R['sign_verdict']} "
          f"mag={R['magnitude_verdict']} regime={R['regime_verdict']}; wall {wall:.2f}s) ===")
    return 0


if __name__ == "__main__":
    sys.exit(main())
